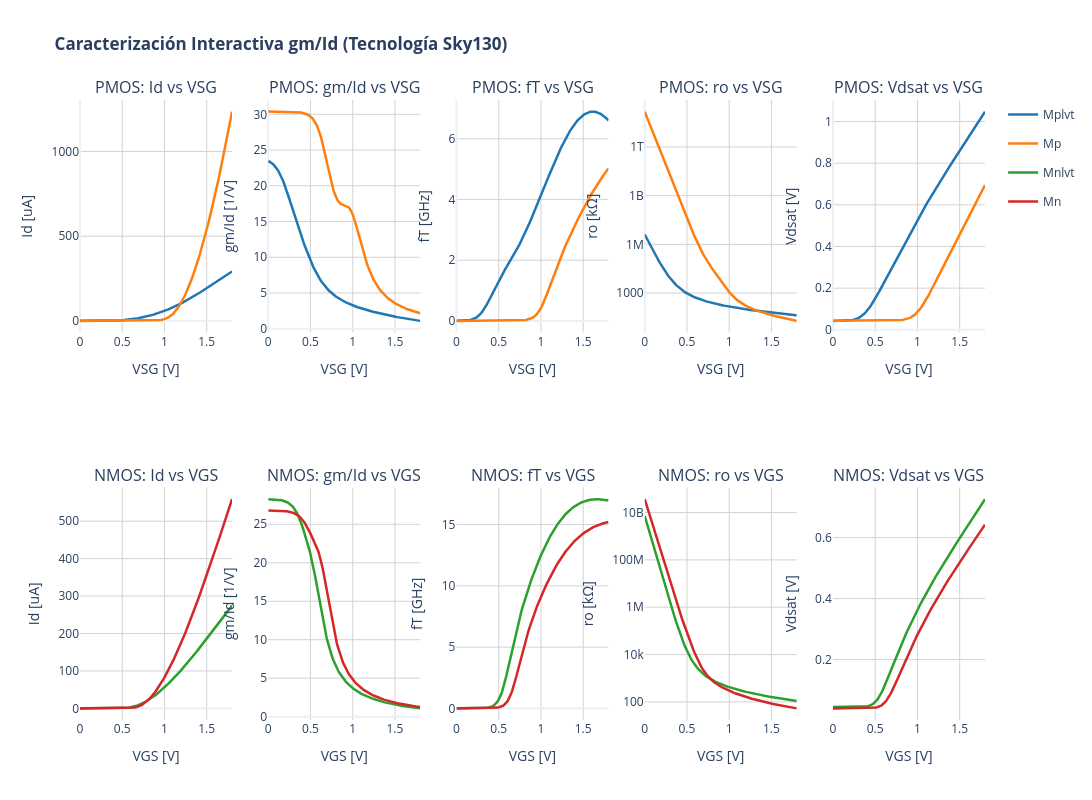

The cell this chart's notebook holds for it:
### Code cell
import os
import numpy as np
import plotly.graph_objects as go
from plotly.subplots import make_subplots
from PyLTSpice import RawRead

# ==============================================================================
# 1. CARGAR EL ARCHIVO RAW (.dc)
# ==============================================================================
raw_path = "/foss/designs/LDO-sky130/xschem/spice_raw_log/raw/"
# Leemos el archivo donde están los barridos (no el .op)
ruta_raw_dc = os.path.join(raw_path, "caracterizador.raw") 

print("Cargando vectores, por favor espera...")
raw_data = RawRead(ruta_raw_dc)

# ==============================================================================
# 2. DEFINIR ESTRUCTURA DE TRANSISTORES (Compatible con PyLTSpice)
# ==============================================================================
transistores = {
    'Mplvt': {
        'tipo': 'PMOS', 'mult': 1,
        'vgs': 'v(@m.xmplvt.msky130_fd_pr__pfet_01v8_lvt[vgs])',
        'id': 'i(@m.xmplvt.msky130_fd_pr__pfet_01v8_lvt[id])',
        'gm': '@m.xmplvt.msky130_fd_pr__pfet_01v8_lvt[gm]',
        'gds': '@m.xmplvt.msky130_fd_pr__pfet_01v8_lvt[gds]',
        'vdsat': 'v(@m.xmplvt.msky130_fd_pr__pfet_01v8_lvt[vdsat])',
        'cgg': '@m.xmplvt.msky130_fd_pr__pfet_01v8_lvt[cgg]'
    },
    'Mp': {
        'tipo': 'PMOS', 'mult': 1,
        'vgs': 'v(@m.xmp.msky130_fd_pr__pfet_01v8[vgs])',
        'id': 'i(@m.xmp.msky130_fd_pr__pfet_01v8[id])',
        'gm': '@m.xmp.msky130_fd_pr__pfet_01v8[gm]',
        'gds': '@m.xmp.msky130_fd_pr__pfet_01v8[gds]',
        'vdsat': 'v(@m.xmp.msky130_fd_pr__pfet_01v8[vdsat])',
        'cgg': '@m.xmp.msky130_fd_pr__pfet_01v8[cgg]'
    },
    'Mnlvt': {
        'tipo': 'NMOS', 'mult': 1,
        'vgs': 'v(@m.xmnlvt.msky130_fd_pr__nfet_01v8_lvt[vgs])',
        'id': 'i(@m.xmnlvt.msky130_fd_pr__nfet_01v8_lvt[id])',
        'gm': '@m.xmnlvt.msky130_fd_pr__nfet_01v8_lvt[gm]',
        'gds': '@m.xmnlvt.msky130_fd_pr__nfet_01v8_lvt[gds]',
        'vdsat': 'v(@m.xmnlvt.msky130_fd_pr__nfet_01v8_lvt[vdsat])',
        'cgg': '@m.xmnlvt.msky130_fd_pr__nfet_01v8_lvt[cgg]'
    },
    'Mn': {
        'tipo': 'NMOS', 'mult': 1,
        'vgs': 'v(@m.xmn.msky130_fd_pr__nfet_01v8[vgs])',
        'id': 'i(@m.xmn.msky130_fd_pr__nfet_01v8[id])',
        'gm': '@m.xmn.msky130_fd_pr__nfet_01v8[gm]',
        'gds': '@m.xmn.msky130_fd_pr__nfet_01v8[gds]',
        'vdsat': 'v(@m.xmn.msky130_fd_pr__nfet_01v8[vdsat])',
        'cgg': '@m.xmn.msky130_fd_pr__nfet_01v8[cgg]'
    }
}

# ==============================================================================
# 3. CONSTRUCCIÓN DE LA INTERFAZ PLOTLY
# ==============================================================================
fig = make_subplots(
    rows=2, cols=5,
    subplot_titles=(
        "PMOS: Id vs VSG", "PMOS: gm/Id vs VSG", "PMOS: fT vs VSG", "PMOS: ro vs VSG", "PMOS: Vdsat vs VSG",
        "NMOS: Id vs VGS", "NMOS: gm/Id vs VGS", "NMOS: fT vs VGS", "NMOS: ro vs VGS", "NMOS: Vdsat vs VGS"
    )
)

colores = {'Mplvt': '#1f77b4', 'Mp': '#ff7f0e', 'Mnlvt': '#2ca02c', 'Mn': '#d62728'}

for nombre, info in transistores.items():
    m_factor = info['mult']
    
    try:
        # Extraemos la onda completa de voltaje primero
        vgs_full = np.real(np.abs(raw_data.get_trace(info['vgs']).get_wave()))
        
        # Filtro inteligente (Slice automático): 
        # Toma solo los índices de los voltajes únicos y ordenados
        _, s = np.unique(vgs_full, return_index=True)
        
        # Aplicamos este filtro a todos los vectores para aislar la curva perfecta
        vgs = vgs_full[s]
        id_tot = np.real(np.abs(raw_data.get_trace(info['id']).get_wave()))[s] * m_factor * 1e6  # uA
        gm = np.real(np.abs(raw_data.get_trace(info['gm']).get_wave()))[s]
        gds = np.real(np.abs(raw_data.get_trace(info['gds']).get_wave()))[s]
        vdsat = np.real(raw_data.get_trace(info['vdsat']).get_wave())[s]
        cgg_u = np.real(np.abs(raw_data.get_trace(info['cgg']).get_wave()))[s]
        
        # Cálculos de diseño (con np.where para evitar divisiones por cero)
        gm_id = np.where(id_tot > 0, gm / (id_tot / (m_factor * 1e6)), np.nan)
        ft = np.where(cgg_u > 0, gm / (2 * np.pi * cgg_u) / 1e9, np.nan) # GHz
        ro = np.where(gds > 0, (1.0 / gds) / 1e3, np.nan)                # kOhm
        
        row = 1 if info['tipo'] == 'PMOS' else 2
        c = colores[nombre]
        
        # Graficamos 
        fig.add_trace(go.Scatter(x=vgs, y=id_tot, mode='lines', name=nombre, line=dict(color=c, width=2.5), legendgroup=nombre), row=row, col=1)
        fig.add_trace(go.Scatter(x=vgs, y=gm_id, mode='lines', name=nombre, line=dict(color=c, width=2.5), legendgroup=nombre, showlegend=False), row=row, col=2)
        fig.add_trace(go.Scatter(x=vgs, y=ft, mode='lines', name=nombre, line=dict(color=c, width=2.5), legendgroup=nombre, showlegend=False), row=row, col=3)
        fig.add_trace(go.Scatter(x=vgs, y=ro, mode='lines', name=nombre, line=dict(color=c, width=2.5), legendgroup=nombre, showlegend=False), row=row, col=4)
        fig.add_trace(go.Scatter(x=vgs, y=vdsat, mode='lines', name=nombre, line=dict(color=c, width=2.5), legendgroup=nombre, showlegend=False), row=row, col=5)
        
    except Exception as e:
        print(f"⚠️ Error procesando {nombre}: {e}")

# ==============================================================================
# 4. ESTILIZACIÓN DE EJES Y TÍTULOS
# ==============================================================================
for col in range(1, 6):
    fig.update_xaxes(title_text="VSG [V]", gridcolor='lightgray', row=1, col=col)
    fig.update_xaxes(title_text="VGS [V]", gridcolor='lightgray', row=2, col=col)

fig.update_yaxes(title_text="Id [uA]", gridcolor='lightgray', row=1, col=1)
fig.update_yaxes(title_text="gm/Id [1/V]", gridcolor='lightgray', row=1, col=2)
fig.update_yaxes(title_text="fT [GHz]", gridcolor='lightgray', row=1, col=3)
fig.update_yaxes(title_text="ro [kΩ]", type="log", gridcolor='lightgray', row=1, col=4)
fig.update_yaxes(title_text="Vdsat [V]", gridcolor='lightgray', row=1, col=5)

fig.update_yaxes(title_text="Id [uA]", gridcolor='lightgray', row=2, col=1)
fig.update_yaxes(title_text="gm/Id [1/V]", gridcolor='lightgray', row=2, col=2)
fig.update_yaxes(title_text="fT [GHz]", gridcolor='lightgray', row=2, col=3)
fig.update_yaxes(title_text="ro [kΩ]", type="log", gridcolor='lightgray', row=2, col=4)
fig.update_yaxes(title_text="Vdsat [V]", gridcolor='lightgray', row=2, col=5)

fig.update_layout(
    height=800, 
    width=1600, # Ensanchado para que las gráficas no se aplasten
    title_text="<b>Caracterización Interactiva gm/Id (Tecnología Sky130)</b>", 
    template="plotly_white",
    hovermode="x unified", # Muestra una línea vertical que compara todo instantáneamente
    plot_bgcolor='rgba(0,0,0,0)'
)

fig.show()

### Figure 1 — Plotly figure (JSON) as saved in the notebook; plotly's stock layout.template omitted (floating-point values rounded to 4 significant figures; data arrays with more than 128 entries replaced by an {"elided": "..."} marker saying what was removed)
{"data": [{"legendgroup": "Mplvt", "line": {"color": "#1f77b4", "width": 2.5}, "mode": "lines", "name": "Mplvt", "type": "scatter", "x": {"elided": "181 float values"}, "xaxis": "x", "y": {"elided": "181 float values"}, "yaxis": "y"}, {"legendgroup": "Mplvt", "line": {"color": "#1f77b4", "width": 2.5}, "mode": "lines", "name": "Mplvt", "showlegend": false, "type": "scatter", "x": {"elided": "181 float values"}, "xaxis": "x2", "y": {"elided": "181 float values"}, "yaxis": "y2"}, {"legendgroup": "Mplvt", "line": {"color": "#1f77b4", "width": 2.5}, "mode": "lines", "name": "Mplvt", "showlegend": false, "type": "scatter", "x": {"elided": "181 float values"}, "xaxis": "x3", "y": {"elided": "181 float values"}, "yaxis": "y3"}, {"legendgroup": "Mplvt", "line": {"color": "#1f77b4", "width": 2.5}, "mode": "lines", "name": "Mplvt", "showlegend": false, "type": "scatter", "x": {"elided": "181 float values"}, "xaxis": "x4", "y": {"elided": "181 float values"}, "yaxis": "y4"}, {"legendgroup": "Mplvt", "line": {"color": "#1f77b4", "width": 2.5}, "mode": "lines", "name": "Mplvt", "showlegend": false, "type": "scatter", "x": {"elided": "181 float values"}, "xaxis": "x5", "y": {"elided": "181 float values"}, "yaxis": "y5"}, {"legendgroup": "Mp", "line": {"color": "#ff7f0e", "width": 2.5}, "mode": "lines", "name": "Mp", "type": "scatter", "x": {"elided": "181 float values"}, "xaxis": "x", "y": {"elided": "181 float values"}, "yaxis": "y"}, {"legendgroup": "Mp", "line": {"color": "#ff7f0e", "width": 2.5}, "mode": "lines", "name": "Mp", "showlegend": false, "type": "scatter", "x": {"elided": "181 float values"}, "xaxis": "x2", "y": {"elided": "181 float values"}, "yaxis": "y2"}, {"legendgroup": "Mp", "line": {"color": "#ff7f0e", "width": 2.5}, "mode": "lines", "name": "Mp", "showlegend": false, "type": "scatter", "x": {"elided": "181 float values"}, "xaxis": "x3", "y": {"elided": "181 float values"}, "yaxis": "y3"}, {"legendgroup": "Mp", "line": {"color": "#ff7f0e", "width": 2.5}, "mode": "lines", "name": "Mp", "showlegend": false, "type": "scatter", "x": {"elided": "181 float values"}, "xaxis": "x4", "y": {"elided": "181 float values"}, "yaxis": "y4"}, {"legendgroup": "Mp", "line": {"color": "#ff7f0e", "width": 2.5}, "mode": "lines", "name": "Mp", "showlegend": false, "type": "scatter", "x": {"elided": "181 float values"}, "xaxis": "x5", "y": {"elided": "181 float values"}, "yaxis": "y5"}, {"legendgroup": "Mnlvt", "line": {"color": "#2ca02c", "width": 2.5}, "mode": "lines", "name": "Mnlvt", "type": "scatter", "x": {"elided": "181 float values"}, "xaxis": "x6", "y": {"elided": "181 float values"}, "yaxis": "y6"}, {"legendgroup": "Mnlvt", "line": {"color": "#2ca02c", "width": 2.5}, "mode": "lines", "name": "Mnlvt", "showlegend": false, "type": "scatter", "x": {"elided": "181 float values"}, "xaxis": "x7", "y": {"elided": "181 float values"}, "yaxis": "y7"}, {"legendgroup": "Mnlvt", "line": {"color": "#2ca02c", "width": 2.5}, "mode": "lines", "name": "Mnlvt", "showlegend": false, "type": "scatter", "x": {"elided": "181 float values"}, "xaxis": "x8", "y": {"elided": "181 float values"}, "yaxis": "y8"}, {"legendgroup": "Mnlvt", "line": {"color": "#2ca02c", "width": 2.5}, "mode": "lines", "name": "Mnlvt", "showlegend": false, "type": "scatter", "x": {"elided": "181 float values"}, "xaxis": "x9", "y": {"elided": "181 float values"}, "yaxis": "y9"}, {"legendgroup": "Mnlvt", "line": {"color": "#2ca02c", "width": 2.5}, "mode": "lines", "name": "Mnlvt", "showlegend": false, "type": "scatter", "x": {"elided": "181 float values"}, "xaxis": "x10", "y": {"elided": "181 float values"}, "yaxis": "y10"}, {"legendgroup": "Mn", "line": {"color": "#d62728", "width": 2.5}, "mode": "lines", "name": "Mn", "type": "scatter", "x": {"elided": "182 float values"}, "xaxis": "x6", "y": {"elided": "182 float values"}, "yaxis": "y6"}, {"legendgroup": "Mn", "line": {"color": "#d62728", "width": 2.5}, "mode": "lines", "name": "Mn", "showlegend": false, "type": "scatter", "x": {"elided": "182 float values"}, "xaxis": "x7", "y": {"elided": "182 float values"}, "yaxis": "y7"}, {"legendgroup": "Mn", "line": {"color": "#d62728", "width": 2.5}, "mode": "lines", "name": "Mn", "showlegend": false, "type": "scatter", "x": {"elided": "182 float values"}, "xaxis": "x8", "y": {"elided": "182 float values"}, "yaxis": "y8"}, {"legendgroup": "Mn", "line": {"color": "#d62728", "width": 2.5}, "mode": "lines", "name": "Mn", "showlegend": false, "type": "scatter", "x": {"elided": "182 float values"}, "xaxis": "x9", "y": {"elided": "182 float values"}, "yaxis": "y9"}, {"legendgroup": "Mn", "line": {"color": "#d62728", "width": 2.5}, "mode": "lines", "name": "Mn", "showlegend": false, "type": "scatter", "x": {"elided": "182 float values"}, "xaxis": "x10", "y": {"elided": "182 float values"}, "yaxis": "y10"}], "layout": {"annotations": [{"font": {"size": 16}, "showarrow": false, "text": "PMOS: Id vs VSG", "x": 0.084, "xanchor": "center", "xref": "paper", "y": 1, "yanchor": "bottom", "yref": "paper"}, {"font": {"size": 16}, "showarrow": false, "text": "PMOS: gm/Id vs VSG", "x": 0.292, "xanchor": "center", "xref": "paper", "y": 1, "yanchor": "bottom", "yref": "paper"}, {"font": {"size": 16}, "showarrow": false, "text": "PMOS: fT vs VSG", "x": 0.5, "xanchor": "center", "xref": "paper", "y": 1, "yanchor": "bottom", "yref": "paper"}, {"font": {"size": 16}, "showarrow": false, "text": "PMOS: ro vs VSG", "x": 0.708, "xanchor": "center", "xref": "paper", "y": 1, "yanchor": "bottom", "yref": "paper"}, {"font": {"size": 16}, "showarrow": false, "text": "PMOS: Vdsat vs VSG", "x": 0.916, "xanchor": "center", "xref": "paper", "y": 1, "yanchor": "bottom", "yref": "paper"}, {"font": {"size": 16}, "showarrow": false, "text": "NMOS: Id vs VGS", "x": 0.084, "xanchor": "center", "xref": "paper", "y": 0.375, "yanchor": "bottom", "yref": "paper"}, {"font": {"size": 16}, "showarrow": false, "text": "NMOS: gm/Id vs VGS", "x": 0.292, "xanchor": "center", "xref": "paper", "y": 0.375, "yanchor": "bottom", "yref": "paper"}, {"font": {"size": 16}, "showarrow": false, "text": "NMOS: fT vs VGS", "x": 0.5, "xanchor": "center", "xref": "paper", "y": 0.375, "yanchor": "bottom", "yref": "paper"}, {"font": {"size": 16}, "showarrow": false, "text": "NMOS: ro vs VGS", "x": 0.708, "xanchor": "center", "xref": "paper", "y": 0.375, "yanchor": "bottom", "yref": "paper"}, {"font": {"size": 16}, "showarrow": false, "text": "NMOS: Vdsat vs VGS", "x": 0.916, "xanchor": "center", "xref": "paper", "y": 0.375, "yanchor": "bottom", "yref": "paper"}], "height": 800, "hovermode": "x unified", "plot_bgcolor": "rgba(0,0,0,0)", "title": {"text": "<b>Caracterización Interactiva gm/Id (Tecnología Sky130)</b>"}, "width": 1600, "xaxis": {"anchor": "y", "domain": [0, 0.168], "gridcolor": "lightgray", "title": {"text": "VSG [V]"}}, "xaxis10": {"anchor": "y10", "domain": [0.832, 1], "gridcolor": "lightgray", "title": {"text": "VGS [V]"}}, "xaxis2": {"anchor": "y2", "domain": [0.208, 0.376], "gridcolor": "lightgray", "title": {"text": "VSG [V]"}}, "xaxis3": {"anchor": "y3", "domain": [0.416, 0.584], "gridcolor": "lightgray", "title": {"text": "VSG [V]"}}, "xaxis4": {"anchor": "y4", "domain": [0.624, 0.792], "gridcolor": "lightgray", "title": {"text": "VSG [V]"}}, "xaxis5": {"anchor": "y5", "domain": [0.832, 1], "gridcolor": "lightgray", "title": {"text": "VSG [V]"}}, "xaxis6": {"anchor": "y6", "domain": [0, 0.168], "gridcolor": "lightgray", "title": {"text": "VGS [V]"}}, "xaxis7": {"anchor": "y7", "domain": [0.208, 0.376], "gridcolor": "lightgray", "title": {"text": "VGS [V]"}}, "xaxis8": {"anchor": "y8", "domain": [0.416, 0.584], "gridcolor": "lightgray", "title": {"text": "VGS [V]"}}, "xaxis9": {"anchor": "y9", "domain": [0.624, 0.792], "gridcolor": "lightgray", "title": {"text": "VGS [V]"}}, "yaxis": {"anchor": "x", "domain": [0.625, 1], "gridcolor": "lightgray", "title": {"text": "Id [uA]"}}, "yaxis10": {"anchor": "x10", "domain": [0, 0.375], "gridcolor": "lightgray", "title": {"text": "Vdsat [V]"}}, "yaxis2": {"anchor": "x2", "domain": [0.625, 1], "gridcolor": "lightgray", "title": {"text": "gm/Id [1/V]"}}, "yaxis3": {"anchor": "x3", "domain": [0.625, 1], "gridcolor": "lightgray", "title": {"text": "fT [GHz]"}}, "yaxis4": {"anchor": "x4", "domain": [0.625, 1], "gridcolor": "lightgray", "title": {"text": "ro [kΩ]"}, "type": "log"}, "yaxis5": {"anchor": "x5", "domain": [0.625, 1], "gridcolor": "lightgray", "title": {"text": "Vdsat [V]"}}, "yaxis6": {"anchor": "x6", "domain": [0, 0.375], "gridcolor": "lightgray", "title": {"text": "Id [uA]"}}, "yaxis7": {"anchor": "x7", "domain": [0, 0.375], "gridcolor": "lightgray", "title": {"text": "gm/Id [1/V]"}}, "yaxis8": {"anchor": "x8", "domain": [0, 0.375], "gridcolor": "lightgray", "title": {"text": "fT [GHz]"}}, "yaxis9": {"anchor": "x9", "domain": [0, 0.375], "gridcolor": "lightgray", "title": {"text": "ro [kΩ]"}, "type": "log"}}}
